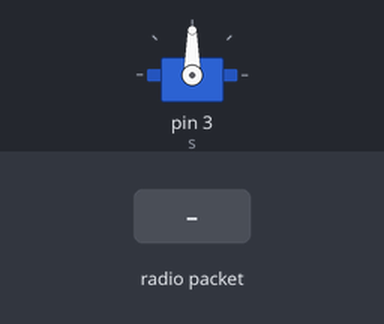
Bench run of a sketch on a simulated Arduino Uno, built with avr-gcc and run on an emulated ATmega328P. Shown: servo. The inputs (shaded band) are chosen by the test bench. No radio packets arrive unless stated.

Above: at 1.2 s.
1.3 s: radio packet "5" arrives
At 2.5 s:
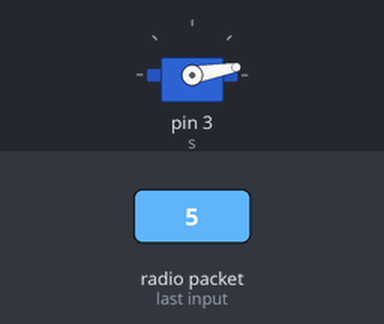
2.8 s: radio packet "90" arrives
At 3.7 s:
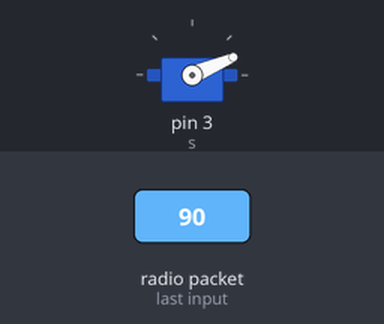
4.3 s: radio packet "200" arrives
At 4.9 s:
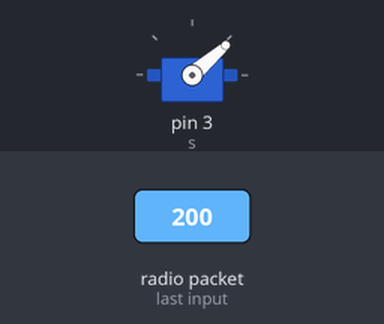
Timing chart, 0 to 7.3 s (numbered marks = the images above; inputs shaded):
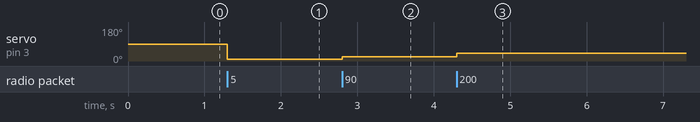

Measured:
- after the input at 1.3 s, servo on pin 3 (s): 90° → 10° at once
- after the input at 2.8 s, servo on pin 3 (s): 10° → 23° at once
- after the input at 4.3 s, servo on pin 3 (s): 23° → 41° at once

The sketch:

NRF_RECIEVER.ino
```cpp
#include <SPI.h>
#include <nRF24L01.h>
#include <RF24.h>
#include <Servo.h>
Servo s;
RF24 radio(7, 8); // CE, CSN
const byte address[6] = "00001";
void setup() {
  s.attach(3);
  Serial.begin(9600);
  radio.begin();
  radio.openReadingPipe(0, address);
  radio.setPALevel(RF24_PA_MIN);
  radio.startListening();
}
void loop() {
  String i ;
  int Angel_value;
  if (radio.available()) {
    char text[32] = "";
    radio.read(&text, sizeof(text));

for(int o = 0 ; o < sizeof(text);o++){
  i+=text[o];
}
Angel_value = map(i.toInt(),0,1023,10,169);
s.write(Angel_value);
    Serial.println();
  }
}
```
